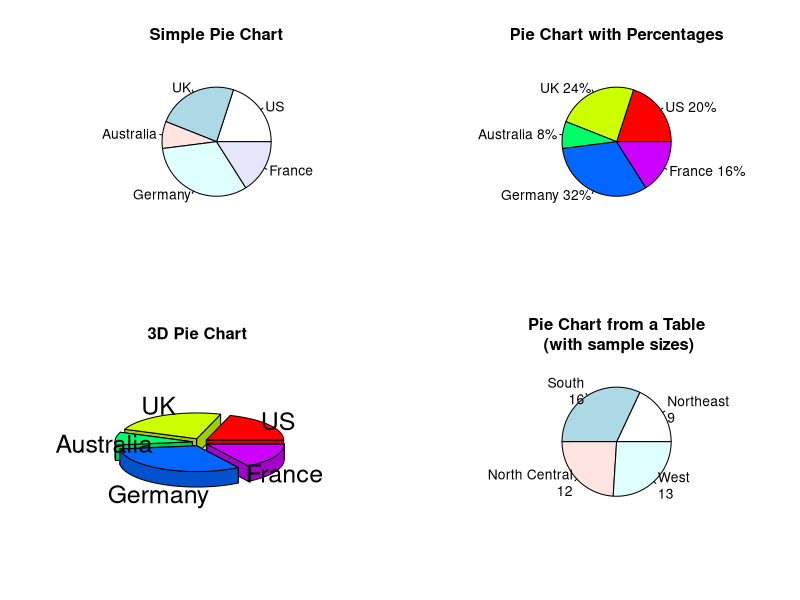
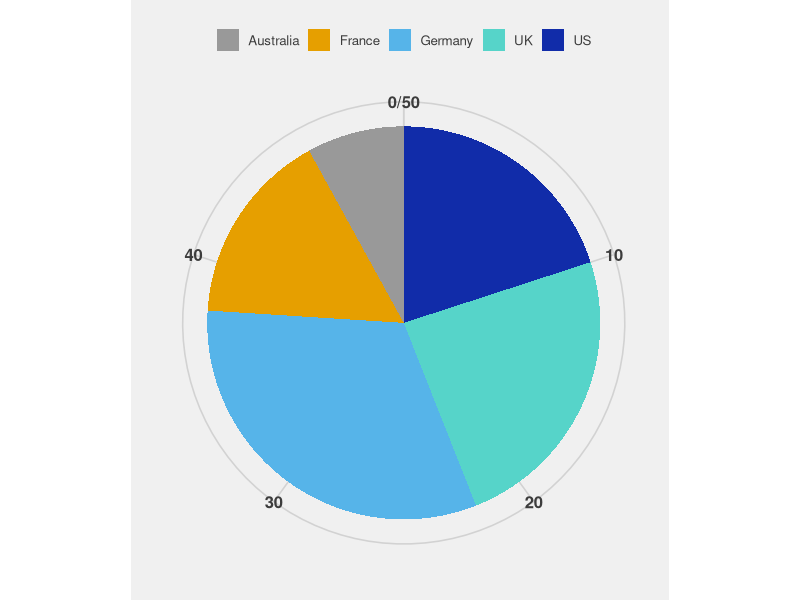
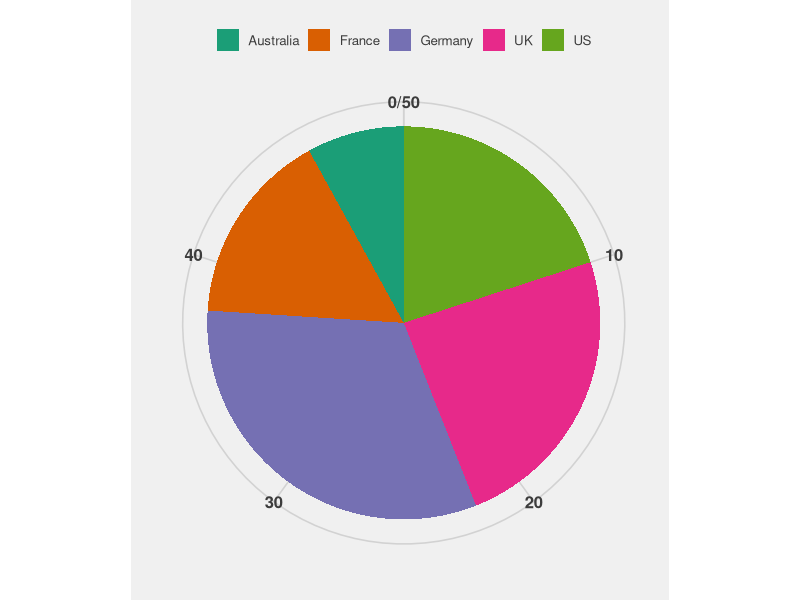
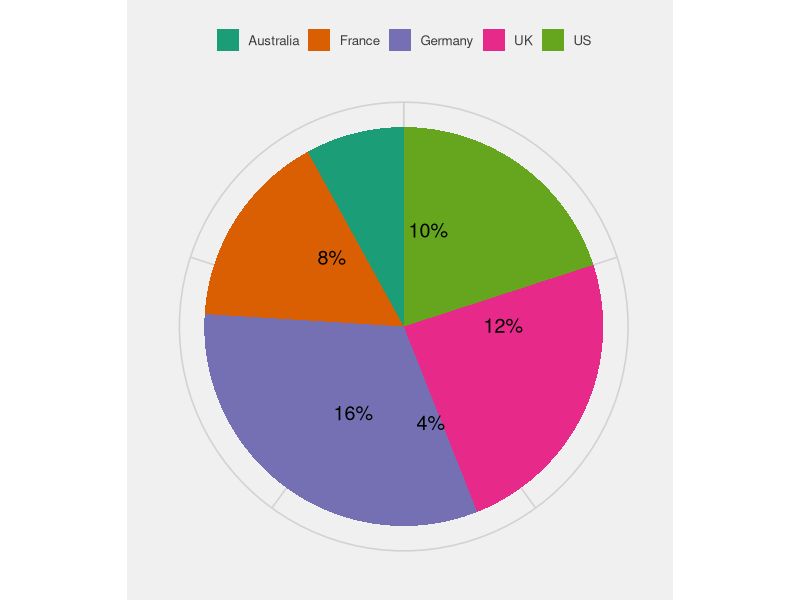
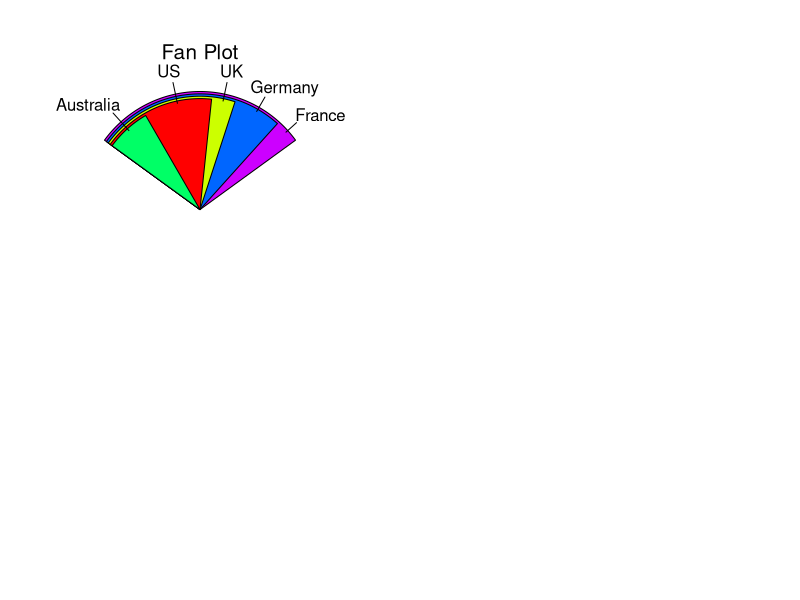

These figures' R source, in order:
# 6.2 Pie Charts

# Base R

par(mfrow = c(2, 2))
slices <- c(10, 12, 4, 16, 8)
lbls <- c("US", "UK", "Australia", "Germany", "France")
pie(slices, labels = lbls,
    main = "Simple Pie Chart")

pct <- round(slices / sum(slices) * 100)
lbls2 <- paste(lbls, " ", pct, "%", sep = "")
pie(slices, labels = lbls2, col = rainbow(length(lbls2)),
    main = "Pie Chart with Percentages")

library(plotrix)

pie3D(slices, labels = lbls, explode = 0.1,
      main = "3D Pie Chart ")
mytable <- table(state.region)
lbls3 <- paste(names(mytable), "\n", mytable, sep = "")
pie(mytable, labels = lbls3,
    main = "Pie Chart from a Table\n (with sample sizes)")

# ggplot
library(data.table)
library(ggplot2)
library(data.table)
library(ggthemes)
library(scales)

theme_set(theme_fivethirtyeight())

# Theme Overrides
theme_update(plot.title = element_text(hjust = 0.5),
             axis.text.x = element_text(face = "bold", size = 12),
             axis.text.y = element_text(face = "bold", size = 12),
			 legend.position = "top", legend.title = element_blank())

sample.data <- data.table(Value <- c(10, 12, 4, 16, 8),
	Label <- c("US", "UK", "Australia", "Germany", "France"))

ggplot(sample.data, aes(x = "", y = Value, fill = Label)) +
	geom_bar(width = 1, stat = "identity") +
	coord_polar("y", start = 0) +
	scale_fill_manual(values = c("#999999", "#E69F00", "#56B4E9", "#56D4C9", "#112CA9"))

ggplot(sample.data, aes(x = "", y = Value, fill = Label)) +
	geom_bar(width = 1, stat = "identity") +
	coord_polar("y", start = 0) +
	scale_fill_brewer(palette = "Dark2")

ggplot(sample.data, aes(x = "", y = Value, fill = Label)) +
	geom_bar(width = 1, stat = "identity") +
	coord_polar("y", start = 0) +
	scale_fill_brewer(palette = "Dark2") +
	theme(axis.text.x = element_blank()) +
	geom_text(aes(y = Value / 5 + c(0, cumsum(Value)[-length(Value)]),
			label = percent(Value / 100)), size = 5)

# Fan Plot
library(plotrix)
slices <- c(10, 12, 4, 16, 18)
lbls <- c("US", "UK", "Australia", "Germany", "France")
fan.plot(slices, labels = lbls, main = "Fan Plot")

